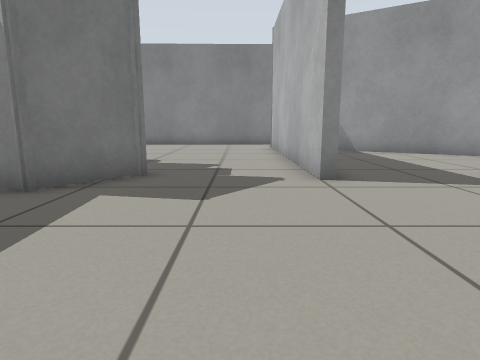
[1] (above)

19 first-person views from a walk through a robot-simulator world made for Gazebo. The camera is 0.5 m above the floor, tilts 10° down and sees 75° across. The floor is counted in squares, 0.5 m on a side. Each view is taken from the middle of a square. On the plan, view 1 faces up. The plan holds only what a view shows up to about 12 squares ahead; the rest is blank.

[2]
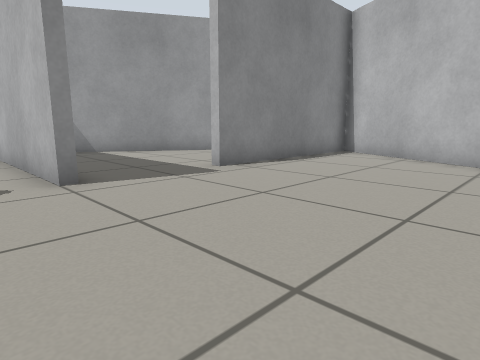

[3]
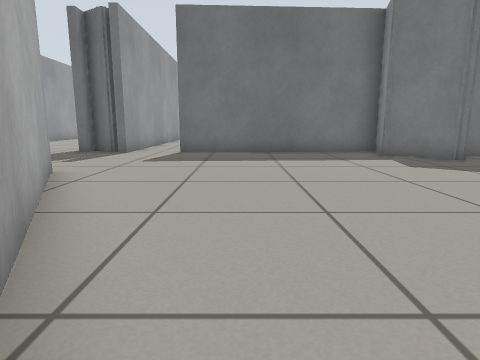

[4]
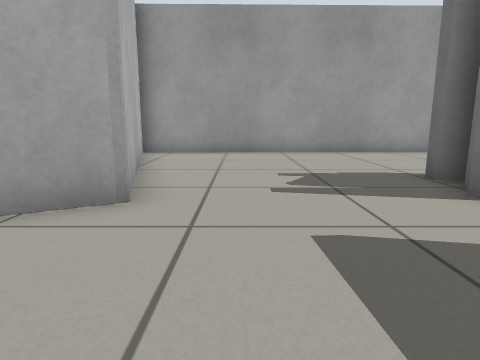

[5]
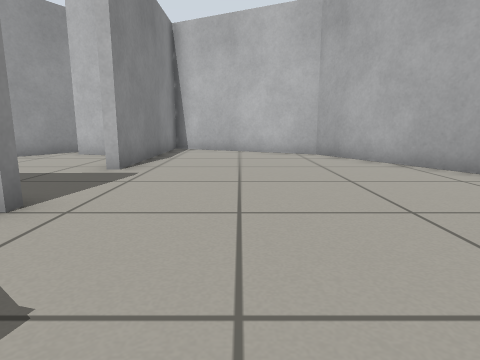

[6]
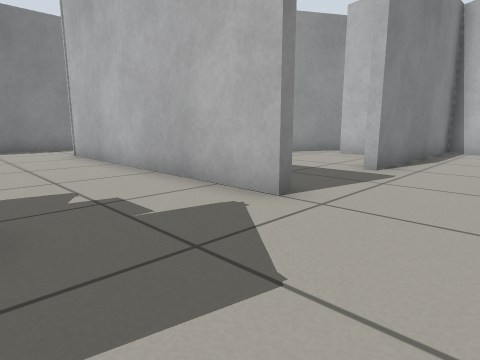

[7]
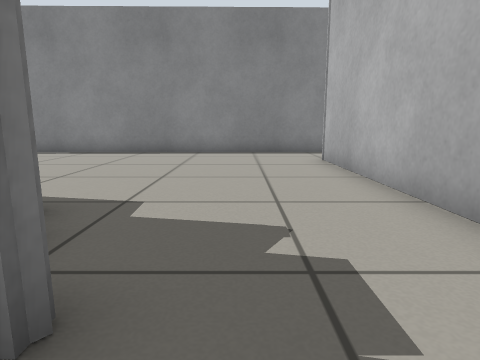

[8]
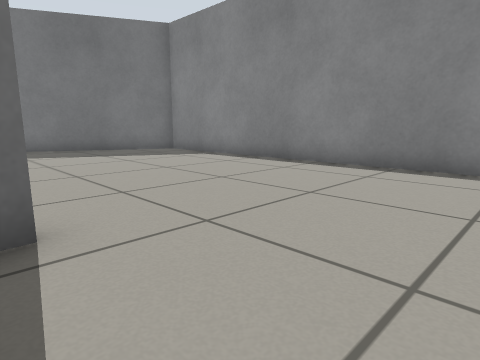

[9]
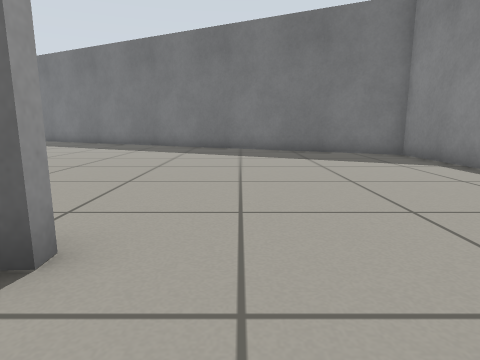

[10]
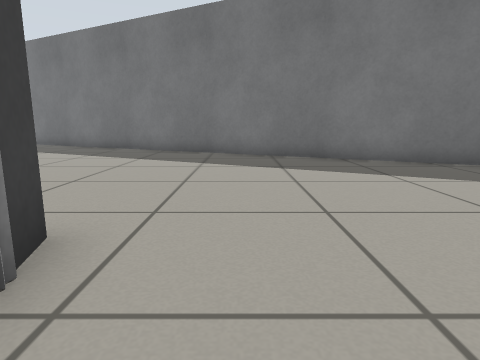

[11]
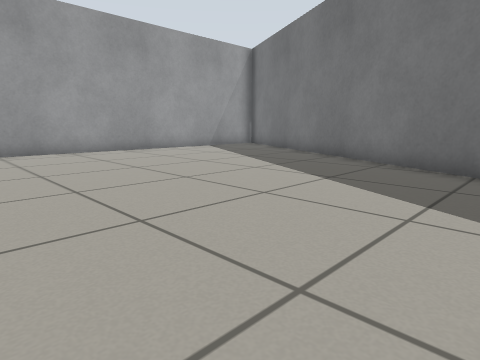

[12]
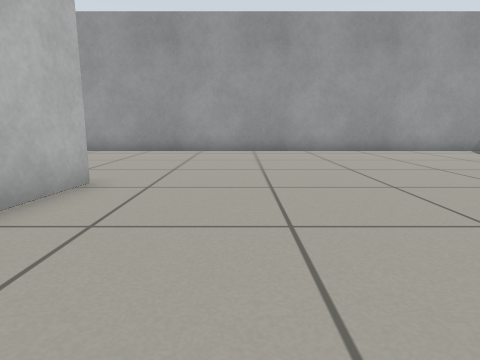

[13]
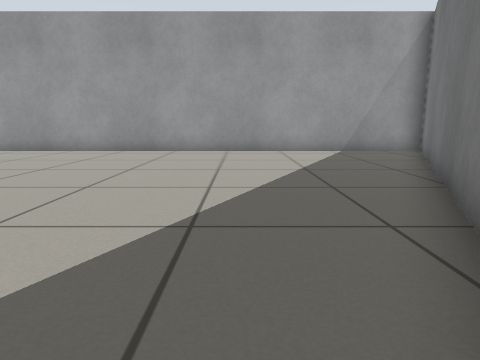

[14]
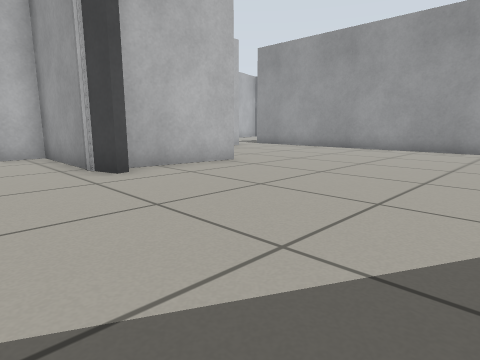

[15]
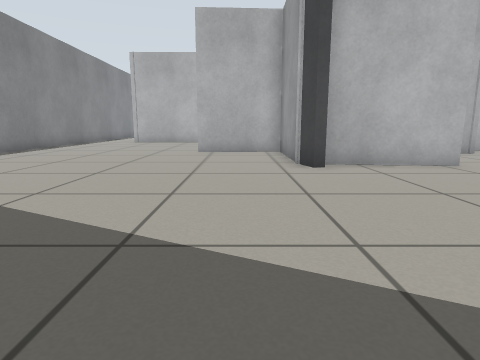

[16]
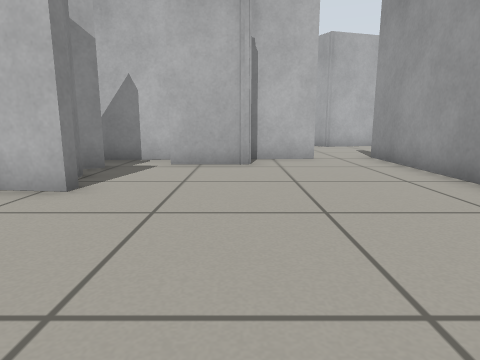

[17]
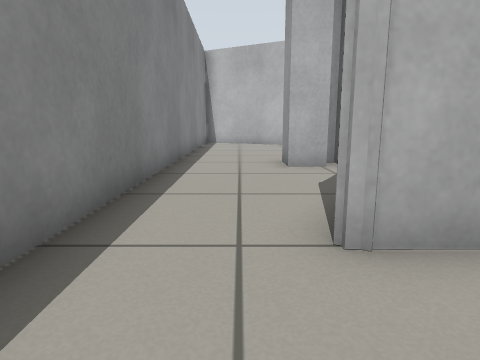

[18]
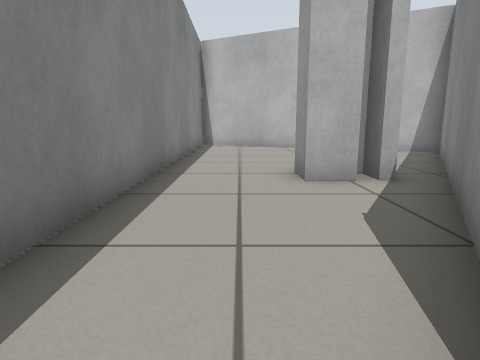

[19]
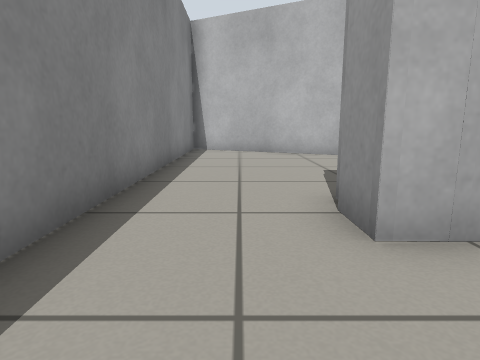

### Floor plan
Ten units are one square. View 1 is at (0, 0); x grows to the right and y downward. Boxes are objects, and circles mark ways between rooms. Rooms are numbered by the first view taken in them; rooms with no view inside come last. Other rooms are left out.
<svg viewBox="-245 -174 417 294">
<path fill="none" stroke="#000" d="M19 -57 15 -57 15 -74M-49 45 -46 47 -51 56M-55 41 -43 41 -43 45M-19 -64 -33 -47 -48 -51 -44 23M-46 115 25 114 5 40 87 -4 114 -57 50 -57 50 -61M-90 -65 -52 -65 -53 -96M-96 -59 -97 -63 -89 -65M-94 -25 -90 -59M-67 -31 -70 -36M-30 -76 -30 -71M-60 2 -60 -19M-47 23 -48 3M15 -74 14 -140M32 -132 67 -111M66 -125 75 -125M66 -128 66 -138 77 -138M85 -168 -135 -165 -240 41 -55 41M-53 -96 -49 -96M14 -140 16 -143M144 -116 167 -160M67 -111 124 -77 131 -90M167 -169 85 -168M84 -74 87 -86M98 -90 38 -125"/>
<circle cx="-50" cy="30" r="3" fill="#2a7"/>
<circle cx="0" cy="-67" r="3" fill="#2a7"/>
<circle cx="40" cy="-60" r="3" fill="#2a7"/>
<circle cx="75" cy="-150" r="3" fill="#2a7"/>
<text x="10" y="10">1</text>
<text x="-90" y="-70">2</text>
<text x="120" y="-130">3</text>
<text x="50" y="-90">4</text>
</svg>
Room 1 opens to room 2. Room 1 opens to room 4. Room 2 opens to room 3.

Where each view was taken, in squares from view 1:
view 1: 0 up, 0 right, facing up
view 2: 0 up, 0 right, facing up-right
view 3: 0 up, 7 right, facing left
view 4: 0 up, 1 left, facing down
view 5: 3 up, 2 left, facing right
view 6: 3 up, 2 left, facing up-right
view 7: 5 up, 1 left, facing up
view 8: 9 up, 2 left, facing up-left
view 9: 11 up, 3 left, facing left
view 10: 8 up, 7 left, facing left
view 11: 8 up, 11 left, facing down-left
view 12: 8 up, 12 left, facing down
view 13: 8 up, 17 left, facing down
view 14: 9 up, 16 left, facing down-right
view 15: 8 up, 17 left, facing right
view 16: 0 up, 14 left, facing right
view 17: 15 up, 1 left, facing right
view 18: 15 up, 1 right, facing right
view 19: 15 up, 4 right, facing right
